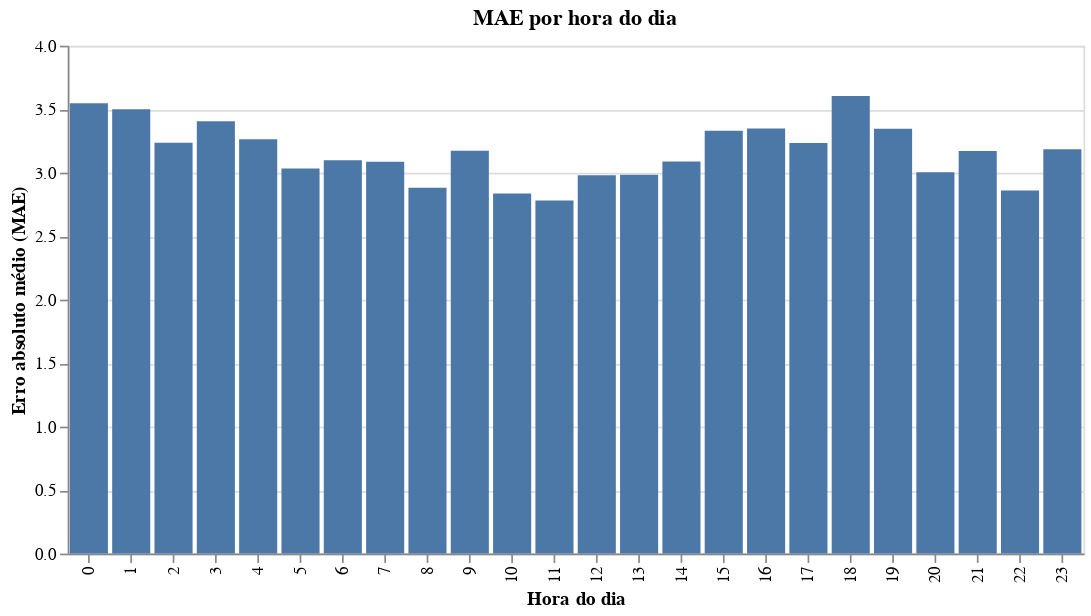

The notebook cell saved with this chart:
### Code cell
chart = (
    alt.Chart(hour_mae)
    .mark_bar()
    .encode(
        x=alt.X("hour:O", title="Hora do dia"),
        y=alt.Y("residual:Q", title="Erro absoluto médio (MAE)"),
    )
    .properties(
        width=600,
        height=300,
        title="MAE por hora do dia"
    )
)

chart

### Figure 1 — Vega-Lite specification as saved in the notebook (floating-point values rounded to 4 significant figures)
{"config": {"view": {"continuousWidth": 300, "continuousHeight": 300}}, "data": {"name": "data-b56d04b5820f2d72d4fa775bdae8bb77"}, "mark": {"type": "bar"}, "encoding": {"x": {"field": "hour", "title": "Hora do dia", "type": "ordinal"}, "y": {"field": "residual", "title": "Erro absoluto médio (MAE)", "type": "quantitative"}}, "height": 300, "title": "MAE por hora do dia", "width": 600, "$schema": "https://vega.github.io/schema/vega-lite/v6.1.0.json", "datasets": {"data-b56d04b5820f2d72d4fa775bdae8bb77": [{"hour": 0, "residual": 3.548}, {"hour": 1, "residual": 3.5}, {"hour": 2, "residual": 3.237}, {"hour": 3, "residual": 3.406}, {"hour": 4, "residual": 3.263}, {"hour": 5, "residual": 3.034}, {"hour": 6, "residual": 3.098}, {"hour": 7, "residual": 3.087}, {"hour": 8, "residual": 2.881}, {"hour": 9, "residual": 3.174}, {"hour": 10, "residual": 2.836}, {"hour": 11, "residual": 2.781}, {"hour": 12, "residual": 2.98}, {"hour": 13, "residual": 2.984}, {"hour": 14, "residual": 3.088}, {"hour": 15, "residual": 3.329}, {"hour": 16, "residual": 3.348}, {"hour": 17, "residual": 3.235}, {"hour": 18, "residual": 3.605}, {"hour": 19, "residual": 3.346}, {"hour": 20, "residual": 3.004}, {"hour": 21, "residual": 3.171}, {"hour": 22, "residual": 2.859}, {"hour": 23, "residual": 3.184}]}}
